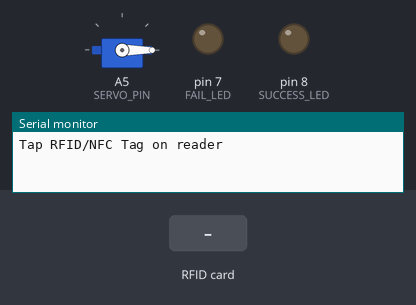
Bench run of a sketch on a simulated Arduino Uno, built with avr-gcc and run on an emulated ATmega328P. On the bench: servo, output pins drawn as LEDs (lit = HIGH), the last lines printed to the serial monitor. The inputs (shaded band) are chosen by the test bench. Pins used as bus, display or sensor lines are not drawn.

Above: at 1.2 s.
1.3 s: RFID card 0B 81 96 52 held to the reader
At 1.6 s:
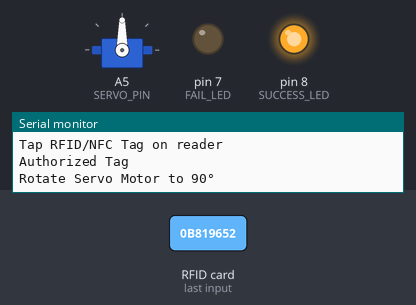
2.8 s: RFID card 5E 7A 19 C4 held to the reader
At 4.0 s:
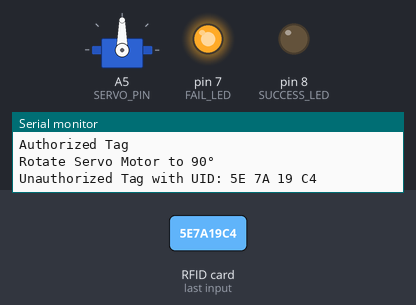
4.3 s: RFID card 0B 81 96 52 held to the reader
At 5.5 s:
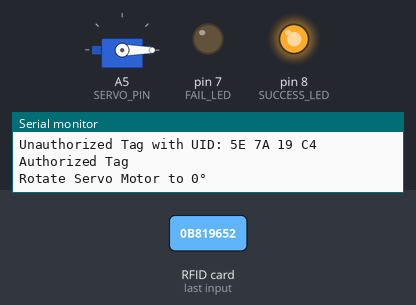
5.8 s: RFID card 5E 7A 19 C4 held to the reader
At 6.9 s:
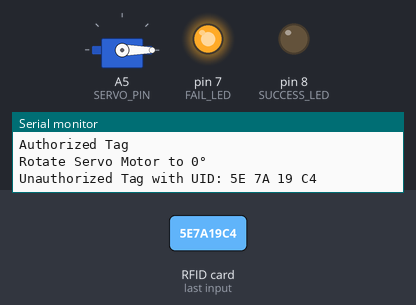
Timing chart, 0 to 8.3 s (numbered marks = the images above; inputs shaded):
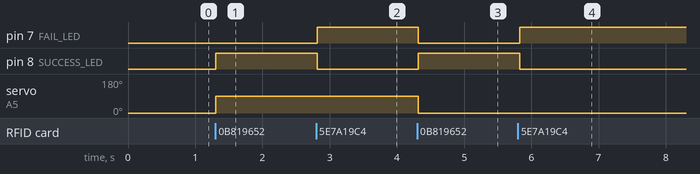

Measured:
- after the input at 1.3 s, pin 8 (SUCCESS_LED): LOW → HIGH at once; servo on A5 (SERVO_PIN): 0° → 90° at once
- after the input at 2.8 s, pin 7 (FAIL_LED): LOW → HIGH at once; pin 8 (SUCCESS_LED): HIGH → LOW at once
- after the input at 4.3 s, pin 7 (FAIL_LED): HIGH → LOW at once; pin 8 (SUCCESS_LED): LOW → HIGH at once; servo on A5 (SERVO_PIN): 90° → 0° at once
- after the input at 5.8 s, pin 7 (FAIL_LED): LOW → HIGH at once; pin 8 (SUCCESS_LED): HIGH → LOW at once

The sketch:

NFC_with_Servo.ino
```cpp
#include <SPI.h>
#include <MFRC522.h>
#include <Servo.h>

#define SS_PIN    10
#define RST_PIN   9
#define SERVO_PIN A5
#define SUCCESS_LED 8
#define FAIL_LED 7

MFRC522 rfid(SS_PIN, RST_PIN);
Servo servo;

byte authorizedUID[4] = {0x0B, 0x81,0x96,0x52};
int angle = 0; // the current angle of servo motor

void setup() {
  Serial.begin(9600);
  SPI.begin(); // init SPI bus
  rfid.PCD_Init(); // init MFRC522
  servo.attach(SERVO_PIN);
  servo.write(angle); // rotate servo motor to 0°

  //LED
  pinMode(SUCCESS_LED, OUTPUT);
  pinMode(FAIL_LED, OUTPUT);

  Serial.println("Tap RFID/NFC Tag on reader");
}

void loop() {
  if (rfid.PICC_IsNewCardPresent()) { // new tag is available
    if (rfid.PICC_ReadCardSerial()) { // NUID has been readed
      MFRC522::PICC_Type piccType = rfid.PICC_GetType(rfid.uid.sak);

      if (rfid.uid.uidByte[0] == authorizedUID[0] &&
          rfid.uid.uidByte[1] == authorizedUID[1] &&
          rfid.uid.uidByte[2] == authorizedUID[2] &&
          rfid.uid.uidByte[3] == authorizedUID[3] ) {
        Serial.println("Authorized Tag");

        //Success LED
        digitalWrite(SUCCESS_LED, HIGH);
        digitalWrite(FAIL_LED, LOW);

        // change angle of servo motor
        if (angle == 0)
          angle = 90;
        else //if(angle == 90)
          angle = 0;

        // control servo motor arccoding to the angle
        servo.write(angle);
        Serial.print("Rotate Servo Motor to ");
        Serial.print(angle);
        Serial.println("°");
      } else {
        Serial.print("Unauthorized Tag with UID:");
        for (int i = 0; i < rfid.uid.size; i++) {
          Serial.print(rfid.uid.uidByte[i] < 0x10 ? " 0" : " ");
          Serial.print(rfid.uid.uidByte[i], HEX);
        }

        //Fail LED
        digitalWrite(FAIL_LED, HIGH);
        digitalWrite(SUCCESS_LED, LOW);

        Serial.println();
      }

      rfid.PICC_HaltA(); // halt PICC
      rfid.PCD_StopCrypto1(); // stop encryption on PCD
    }
  }
}
```
